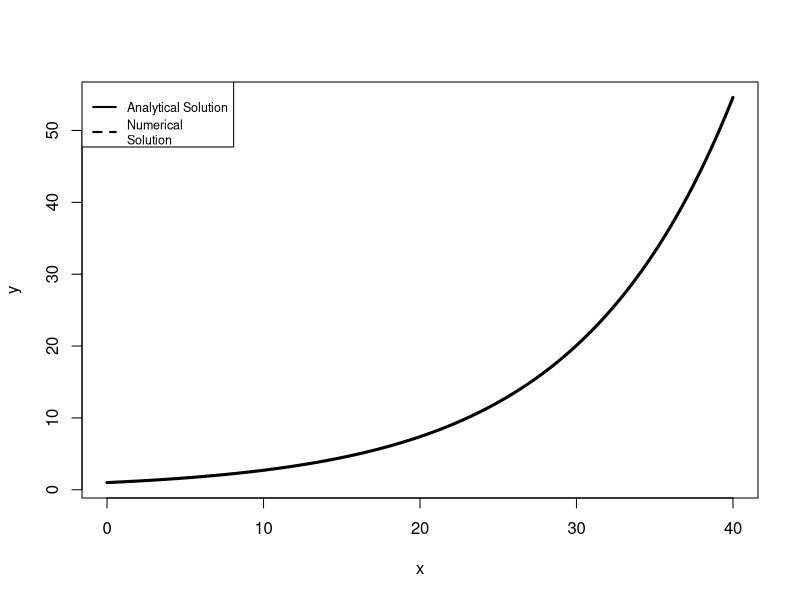
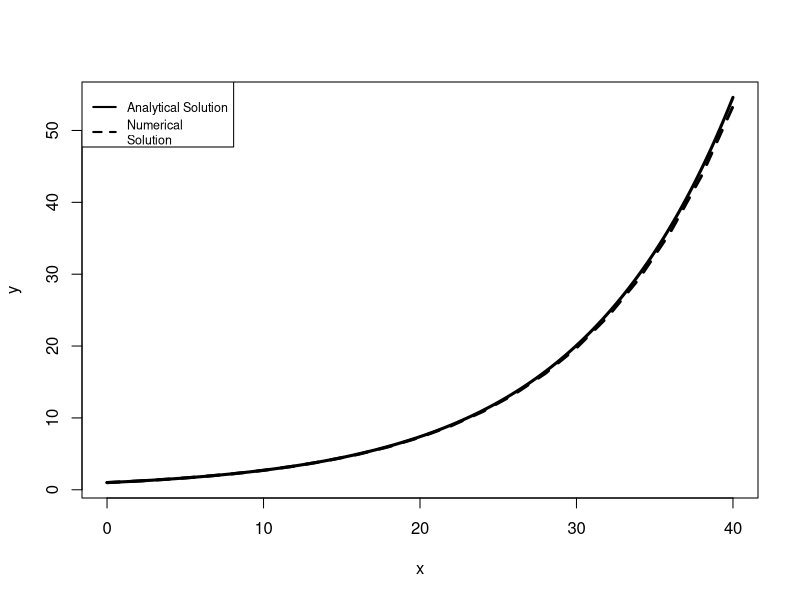
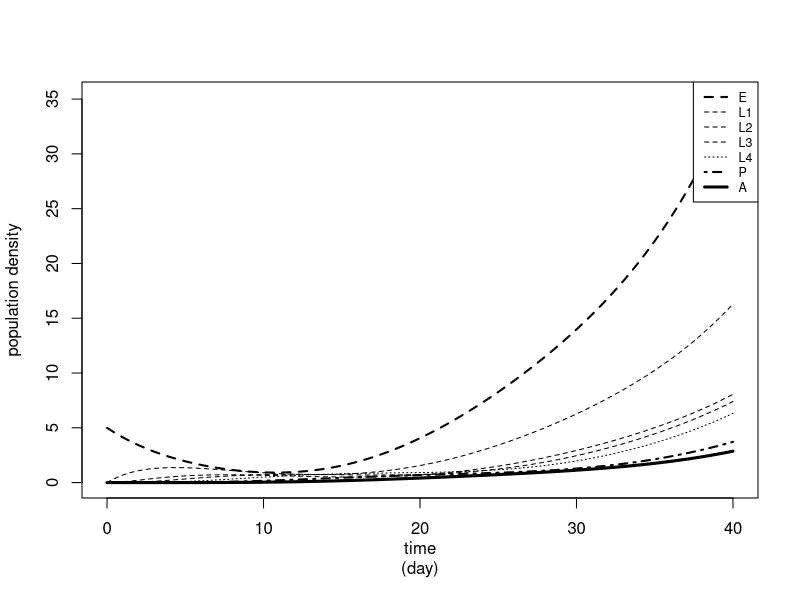
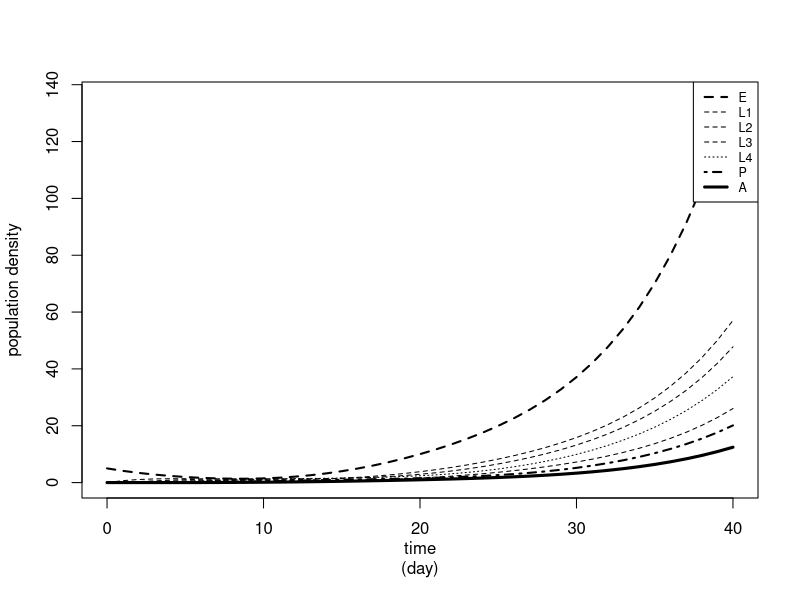

R code for these plots, in order:

# Examples from dynamic crop models book, some code directly from book
# some code modified by Cody Markelz
# Chapter 4

################
# euler integration method
################
exp_model <- function(a, Y0, duration = 40, dt = 1){
	K = duration/dt + 1
	Y = rep(NA, K)
	time = 0
	k = 1

	while (time < duration){
		dY = a*Y[K]*dt
		Y[k + 1] + dY
		time = time + dt
		k = k + 1
	} #end while loop

	return(round(as.data.frame(cbind(time = seq(0, duration, by = dt), Y)), 10))

} #end exp_model

#main
a <- 0.1
Y0 <- 1.0 
duration <- 40
dt <- 2

x <- seq(0, duration, by = 0.1)
y <- Y0*exp(a*x)

#take a look at a plot
plot(x, y, type = "l", lwd = 3)
lines(exp_model(a, Y0, duration, dt), lty = 2, lwd = 3, col = "black")
legend("topleft",legend=c("Analytical Solution","Numerical
Solution"),lwd=c(2,2),lty=c(1,2),col=c("black","black"),
cex=0.75)

################
# improved euler method
################

exp_model2 <- function(a, Y0, duration = 40, dt = 1){
	K = duration/dt + 1  # number of time steps
	Y = rep(NA, K)      
	Y[1] = Y0
	time = 0
	k = 1

	while(time < duration){
		dY = a*Y[k]*dt # change in state variable time t
		YP = Y[k] + dY # predict value of state variable at time t+dt
		dYP = a*YP*dt  # estimate change of state variable at t+dt
		Y[k+1] = Y[k] + (1/2)*(dY+dYP) #value of state variable
		time = time + dt # update time
		k = k + 1
	} # end while loop

	return(round(as.data.frame(cbind(time = seq(0, duration, by = dt), Y)), 10))

} #end exp_model2


#main
a <- 0.1
Y0 <- 1.0 
duration <- 40
dt <- 2

x <- seq(0, duration, by = 0.1)
y <- Y0*exp(a*x)

# take a look at a plot
# approximates much closer to the real values

plot(x, y, type = "l", lwd = 3)
lines(exp_model2(a, Y0, duration, dt), lty = 2, lwd = 3, col = "black")
legend("topleft",legend=c("Analytical Solution","Numerical
Solution"),lwd=c(2,2),lty=c(1,2),col=c("black","black"),
cex=0.75)


################
# multiple state variables Euler
################

# this has a lot of state variables to keep track of
pop_age_model <- function(rb = 3.5, mE = 0.017, rE = 0.172, m1 = 0.060,
                          r12 = 0.217, m2 = 0.032, r23 = 0.313, m3 = 0.022, 
                          r34 = 0.222, m4 = 0.020, r4P = 0.135, mP = 0.020, 
                          rPA = 0.099, mA = 0.027, iA = 0, duration = 100,
                          dt = 1){
	# create matrix of state variables, one per column, nrows for length of sim
	V = matrix(NA, ncol = 7, nrow = duration/dt+1, 
		dimnames = list(NULL, c("E", "L1", "L2", "L3", "L4", "P", "A")))

	# initialize state variables
	V[1, ] <- c(5, 0, 0, 0, 0, 0, 0)

	# simulation loop
	for(k in 1:(duration/dt)){
		# rates of change of state variables
		dE = (rb*V[k, "A"] - rE*V[k, "E"] - mE*V[k, "E"])*dt       # egg stage
		dL1 = (rE*V[k, "E"] - r12*V[k, "L1"] - m1*V[k, "L1"])*dt   # larvae1
		dL2 = (r12*V[k, "L1"] - r23*V[k, "L2"] - m2*V[k, "L2"])*dt # larvae2
		dL3 = (r23*V[k, "L2"] - r34*V[k, "L3"] - m3*V[k, "L3"])*dt # larvae3
		dL4 = (r34*V[k, "L3"] - r4P*V[k, "L4"] - m4*V[k, "L4"])*dt # larvae4
		dP = (r4P*V[k, "L4"] - rPA*V[k, "P"] - mP*V[k, "P"])*dt    # pupae
		dA = (rPA*V[k, "P"] - mA*V[k, "A"])*dt                     # adult

		dV = c(dE, dL1, dL2, dL3, dL4, dP, dA)
		# update variables
		V[k + 1, ] <- V[k, ] + dV
	} 
	# end simulation loop

	return(round(as.data.frame(cbind(time = (1: (duration/dt + 1))*dt - dt, V)),
		10))
}
# end pop_age_model


# non-neat book code for plotting, do not feel like re-writting
sim <- pop_age_model(rb=3.5,mE=0.017,rE=0.172,m1=0.060,
r12=0.217,m2=0.032,r23=0.313,m3=0.022,r34=0.222,m4=0.020,
r4P=0.135,mP=0.020,rPA=0.099,mA=0.027,iA=0,duration=40,dt=0.01)

sim[sim$time==0,]
sim[sim$time==10,]
sim[sim$time==40,]

graph.param=data.frame("V"=c("E","L1","L2","L3","L4","P","A"),
"lty"=c(2,2,2,2,3,4,1), "lwd"=c(2,1,1,1,1,2,3))
plot(c(0,max(sim$time)), c(0,max(sim[,-1])),type="n",xlab="time
(day)",ylab="population density")
null=sapply(c("E","L1","L2","L3","L4","P","A"),function(v)
lines(sim$time,sim[,v],
lty=graph.param[graph.param$V==v,"lty"],lwd=graph.param[graph.param$V==v,"lwd"]))
legend("topright", legend=graph.param$V, lty=graph.param$lty,
lwd = graph.param$lwd, cex=0.75)



################
# multiple state variables Runge-Kutta
################
pop_age_model_rk <- function(rb = 3.5, mE = 0.017, rE = 0.172, m1 = 0.060,
                          r12 = 0.217, m2 = 0.032, r23 = 0.313, m3 = 0.022, 
                          r34 = 0.222, m4 = 0.020, r4P = 0.135, mP = 0.020, 
                          rPA = 0.099, mA = 0.027, iA = 0, duration,
                          dt, method){

	# state variables starting values
	E0 = 5
	L10 = 0 
	L20 = 0
	L30 = 0
	L40 = 0
	P0  = 0
	A0  = 0

	# define ODEs
	pred_prey_ode <- function(time, state, pars){
		with(as.list(c(state, pars)), {
			dE  = (rb*A - rE*E - mE*E)*dt
			dL1 = (rE*E - r12*L1 - m1*L1)*dt
			dL2 = (r12*L1 - r23*L2- m2*L2)*dt
			dL3 = (r23*L1 - r34*L3- m3*L3)*dt
			dL4 = (r34*L3 - r4P*L4 - m4*L4)*dt
			dP  = (r4P*L4 - rPA*P - mP*P)*dt
			dA= (rPA*P - mA*A+iA)*dt
            
            # return list
            return(list(c(dE, dL1, dL2, dL3, dL4, dP, dA)))
		})
	}

	# set the initial states in the ode and a call to ode
	sim = ode(y = c(E = E0, L1 = L10, L2 = L20, L3 = L30, L4 = L40, P = P0,
	        A = A0),
	        times = seq(0, duration, by = dt), func = pred_prey_ode, 
	        parms = c(rb, mE, rE, m1, r12, m2, r23, m3, r34, m4, r4P, mP, rPA, 
	        	mA, iA),
	        method = rkMethod(method))

	return(as.data.frame(sim))

}

#load deSolve
library(deSolve)

sim2 <- pop_age_model_rk(rb = 3.5, mE = 0.017, rE = 0.172, m1 = 0.060,
                         r12 = 0.217, m2 = 0.032, r23 = 0.313, m3 = 0.022, 
                          r34 = 0.222, m4 = 0.020, r4P = 0.135, mP = 0.020, 
                          rPA = 0.099, mA = 0.027, iA = 0, duration = 40,
                          dt = 1, method = "rk4")


sim2[sim2$time==0,]
sim2[sim2$time==10,]
sim2[sim2$time==40,]

#compressed plotting code from book
graph.param = data.frame("V"=c("E","L1","L2","L3","L4","P","A"),
"lty"=c(2,2,2,2,3,4,1), "lwd"=c(2,1,1,1,1,2,3))
plot(c(0,max(sim2$time)), c(0,max(sim2[,-1])),type="n",xlab="time
(day)",ylab="population density")
null=sapply(c("E","L1","L2","L3","L4","P","A"),function(v)
lines(sim2$time,sim2[,v],
lty=graph.param[graph.param$V==v,"lty"],lwd=graph.param[graph.param$V==v,"lwd"]))
legend("topright", legend=graph.param$V, lty=graph.param$lty,
lwd=graph.param$lwd, cex=0.75)



# simple maize model from chapter 1 using difference equations

maize <- function (Tbase, RUE, K, alpha, LAImax, TTM, TTL, weather, sdate, 
	ldate) {

    TT <- rep(NA, ldate)
    B <- rep(NA, ldate)
    LAI <- rep(NA, ldate)
    CumInt <- rep(NA, ldate)
    TT[sdate] <- 0
    B[sdate] <- 1
    LAI[sdate] <- 0.01
    CumInt[sdate] = 0

    for (day in sdate:(ldate - 1)) {
        dTT <- max((weather$Tmin[day] + weather$Tmax[day])/2 - Tbase, 0)

        if (TT[day] <= TTM) {
            dB <- RUE * (1 - exp(-K * LAI[day])) * weather$I[day]
        }
        else {
            dB <- 0
        }
        if (TT[day] <= TTL) {
            dLAI <- alpha * dTT * LAI[day] * max(LAImax - LAI[day], 
                0)
        }
        else {
            dLAI <- 0
        }
        TT[day + 1] <- TT[day] + dTT
        B[day + 1] <- B[day] + dB
        LAI[day + 1] <- LAI[day] + dLAI
        CumInt[day + 1] = CumInt[day] + weather$I[day] * (1 - 
            exp(-K * LAI[day]))
    }

    return(data.frame(day = sdate:ldate, TT = TT[sdate:ldate], 
        LAI = LAI[sdate:ldate], B = B[sdate:ldate],
        CumInt = CumInt[sdate:ldate]))
}
